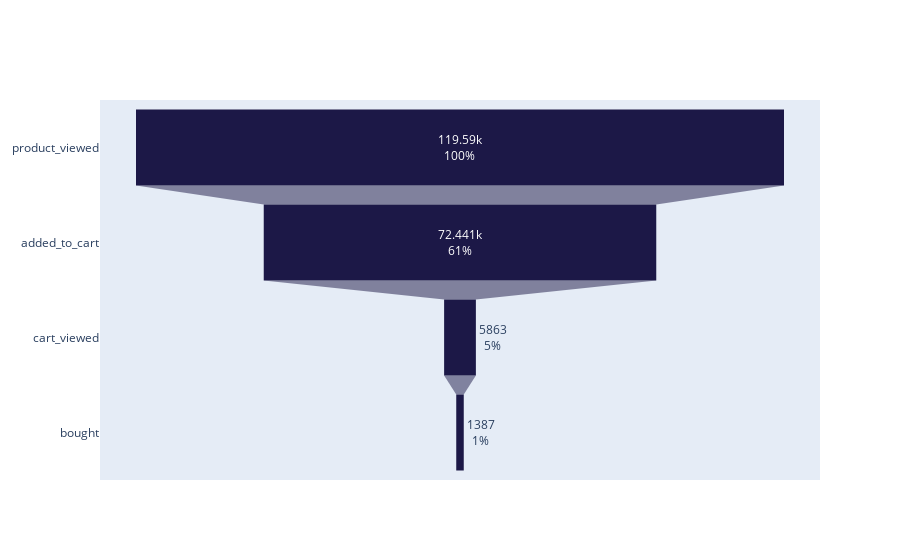

The notebook cell saved with this chart:
### Markdown cell above
**Полная воронка**

### Code cell
df1 = dict(pd.value_counts(df['event']))
data = dict(
    event=list(df1.keys()),
    count=list(df1.values()))

fig = go.Figure(go.Funnel(x=data['count'], 
                          y=data['event'],
                          textinfo = "value+percent initial", 
                          marker = {"color": "#1c1847"})
               )
fig.show()

#.groupby(['event','first_event'])['event','first_event'].agg({'first_event':'count'})

### Figure 1 — Plotly figure (JSON) as saved in the notebook; plotly's stock layout.template omitted (floating-point values rounded to 4 significant figures)
{"data": [{"marker": {"color": "#1c1847"}, "textinfo": "value+percent initial", "type": "funnel", "x": [119590, 72441, 5863, 1387], "y": ["product_viewed", "added_to_cart", "cart_viewed", "bought"]}], "layout": {}}
